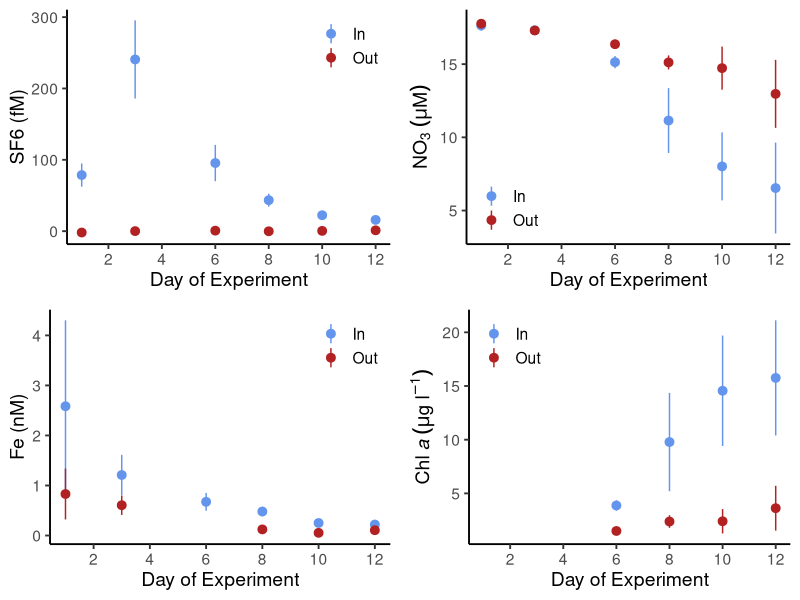

The R script that drew this image:
library(tidyverse)
library(cowplot)

ex_start <- as.Date("2001-07-18")
seeds_nuts <- read_csv("data/Nuts.csv") |>
  mutate(date = as.Date(as.character(date), format = "%Y%m%d"),
         day_of_ex = date - ex_start)

head(seeds_nuts)

seeds_underway <- read_csv("data/Underway.csv",
                           na = c("nd", "lt 0.20")) |>
  mutate(date = as.Date(as.character(date), format = "%Y%m%d"),
         datetime = as.POSIXct(paste(date, time_local_JST),
                               format = "%Y-%m-%d %H%M"),
         day_of_ex = date - ex_start) |>
  group_by(day_of_ex) |>
  mutate(sf6_interp = approx(x = datetime[!is.na(SF6)],
                             y = SF6[!is.na(SF6)],
                             xout = datetime,
                             method = "linear")$y,
         patch = case_when(sf6_interp < 3 ~ "Out",
                           sf6_interp > max(SF6, na.rm = TRUE) / 2 ~ "In",
                           .default = "Edge")) |>
  ungroup()
# Remove one outlier Fe measurement
seeds_underway$Diss_Fe[seeds_underway$Diss_Fe > 15] <- NA

seeds_underway_summary <- seeds_underway |>
  drop_na(patch) |>
  filter(patch != "Edge") |>
  group_by(day_of_ex, patch) |>
  summarize(across(c(SF6, Diss_Fe, NO3, Chl_a),
                   list(mean = \(x) mean(x, na.rm = TRUE),
                        sd = \(x) sd(x, na.rm = TRUE),
                        n = \(x) sum(!is.na(x)))),
            .groups = "drop")

sf6_plot <- ggplot(seeds_underway_summary,
                   aes(day_of_ex, SF6_mean, color = patch)) +
  geom_pointrange(aes(ymin = SF6_mean - SF6_sd,
                      ymax = SF6_mean + SF6_sd)) +
  scale_x_continuous(breaks = seq(0, 14, by = 2)) +
  scale_color_manual(values = c("cornflowerblue", "firebrick")) +
  labs(x = "Day of Experiment",
       y = "SF6 (fM)") +
  theme_classic(14) +
  theme(legend.position = "inside",
        legend.position.inside = c(0.99, 0.99),
        legend.justification = c(1, 1),
        legend.title = element_blank())

fe_plot <- ggplot(seeds_underway_summary,
                  aes(day_of_ex, Diss_Fe_mean, color = patch)) +
  geom_pointrange(aes(ymin = Diss_Fe_mean - Diss_Fe_sd,
                      ymax = Diss_Fe_mean + Diss_Fe_sd)) +
  scale_x_continuous(breaks = seq(0, 14, by = 2)) +
  scale_color_manual(values = c("cornflowerblue", "firebrick")) +
  labs(x = "Day of Experiment",
       y = "Fe (nM)") +
  theme_classic(14) +
  theme(legend.position = "inside",
        legend.position.inside = c(0.99, 0.99),
        legend.justification = c(1, 1),
        legend.title = element_blank())

no3_plot <- ggplot(seeds_underway_summary,
                   aes(day_of_ex, NO3_mean, color = patch)) +
  geom_pointrange(aes(ymin = NO3_mean - NO3_sd,
                      ymax = NO3_mean + NO3_sd)) +
  scale_x_continuous(breaks = seq(0, 14, by = 2)) +
  scale_color_manual(values = c("cornflowerblue", "firebrick")) +
  labs(x = "Day of Experiment",
       y = expression(NO[3] ~ (mu * M))) +
  theme_classic(14) +
  theme(legend.position = "inside",
        legend.position.inside = c(0.01, 0.01),
        legend.justification = c(0, 0),
        legend.title = element_blank())

chla_plot <- ggplot(seeds_underway_summary,
                    aes(day_of_ex, Chl_a_mean, color = patch)) +
  geom_pointrange(aes(ymin = Chl_a_mean - Chl_a_sd,
                      ymax = Chl_a_mean + Chl_a_sd)) +
  scale_x_continuous(breaks = seq(0, 14, by = 2)) +
  scale_color_manual(values = c("cornflowerblue", "firebrick")) +
  labs(x = "Day of Experiment",
       y = expression(Chl ~ italic(a) ~ (mu * g ~ l^-1))) +
  theme_classic(14) +
  theme(legend.position = "inside",
        legend.position.inside = c(0.01, 0.99),
        legend.justification = c(0, 1),
        legend.title = element_blank())

plot_grid(sf6_plot, fe_plot, no3_plot, chla_plot,
          byrow = FALSE,
          nrow = 2)
